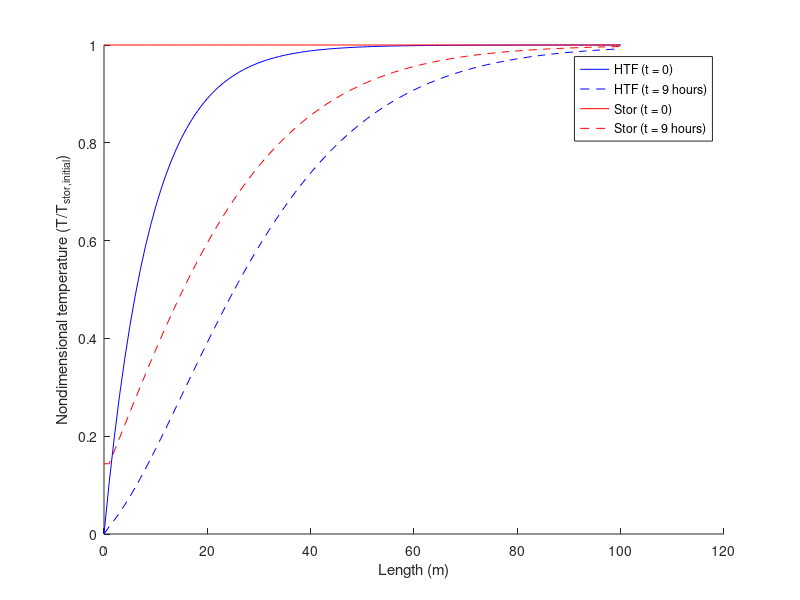

MATLAB code to generate this figure:
%%%%%System Model of a Supercritical Thermal Energy Storage System
%%%%%Written by Dr. Adrienne Lavine and Louis Tse
%%%%%Dept. of Mechanical & Aerospace Engineering

clear all; clc; close all;

%%%Set system specs%%%
alpha_HTF = 1e-7;
alpha_stor = 1e-7;
rho_cp_HTF = 3e6;
rho_cp_stor = 3e6;
rho_HTF = 1e3;
r_i = 2.5e-2;
r_o = 2.6e-2;
L = 100;
m_dot_HTF = 500;
N = 2e5;
U = 5;

%%%Calculated values%%%
Ac_HTF = pi*(r_o^2 - r_i^2)*N;
u_m = m_dot_HTF/(rho_HTF*Ac_HTF);
Pe = u_m*r_i/alpha_stor;
U_hat = U*2*r_i/(alpha_stor*rho_cp_HTF);
alpha_ratio = alpha_HTF/alpha_stor;
R = r_i^2/(r_o^2-r_i^2)*(rho_cp_stor/rho_cp_HTF);

%%%Set time and grid steps%%%
time_nodes = 300;  
dtau = 9e-3;
tau_final = dtau*time_nodes;
tau = 0:dtau:tau_final;
time = tau*(2*r_i^2/alpha_stor/3600);

length_nodes = 100;
X_final = L/(r_i*Pe);
dX = X_final/length_nodes;
X = 0:dX:X_final;
length = X*r_i^2*u_m/alpha_stor;

%%%Set inlet conditions%%%
theta_stor(1,1) = 1;
theta_HTF(1,1) = 0;


%%%%%%%%%%%%%%%MAIN ROUTINE%%%%%%%%%%%%%%%%%
%%%%%%%%%%%%%%%%%%%%%%%%%%%%%%%%%%%%%%%%%%%%
for t = 1:time_nodes
   
    theta_HTF(1,t) = 0;
    
    for x = 1:length_nodes
        
        theta_HTF(x+1,t) = theta_HTF(x,t) + U_hat*R*dX*(theta_stor(x,t)-theta_HTF(x,t));
        
        if x == 1
            theta_stor(x+1,1) = 1;
            theta_stor(x,t+1) = theta_stor(x+1,t) + dtau*(U_hat*(theta_HTF(x+1,t)-theta_stor(x+1,t)) + 1/(Pe*dX)^2*(theta_stor(x,t)-2*theta_stor(x+1,t)+theta_stor(x+1,t)));
            theta_stor(x+1,t+1) = theta_stor(x,t+1);
        else
            theta_stor(x+1,1) = 1;
            theta_stor(x+1,t+1) = theta_stor(x+1,t) + dtau*(U_hat*(theta_HTF(x+1,t)-theta_stor(x+1,t)) + 1/(Pe*dX)^2*(theta_stor(x,t)-2*theta_stor(x+1,t)+theta_stor(x+1,t)));
        end
       
    end
    
end

figure
hold on
plot(length, theta_HTF(:,1),'-b')
plot(length, theta_HTF(:,289),'--b')
plot(length, theta_stor(:,1),'-r')
plot(length, theta_stor(:, 289),'--r')
legend('HTF (t = 0)', 'HTF (t = 9 hours)', 'Stor (t = 0)', 'Stor (t = 9 hours)')
xlabel('Length (m)')
ylabel('Nondimensional temperature (T/T_s_t_o_r_,_i_n_i_t_i_a_l)')








